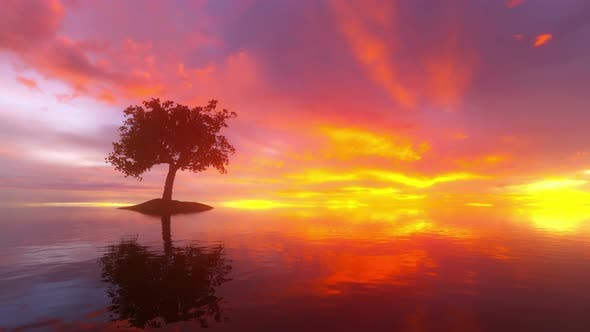
#> input picture Images/scene.jpg, 590 x 332 px
$ jupyter execute --allow-errors 'Image Processing Basics.ipynb'   (text cells are left out)
#> lines starting #> are read from the running program, lines starting #| are printed output that depends on the picture
[cell 1]
import cv2
import numpy as np
img=cv2.imread('../Images/scene.jpg')
#> img is the input picture: shape (332, 590, 3); mean B, G, R 82.2, 96.3, 174.4
cv2.imshow("Scenerio",img)
cv2.waitKey(0)
cv2.destroyAllWindows()
np.shape(img)
#> Out = (332, 590, 3)
# cv2.imwrite("filename.jpg",img) // For Saving Images in computers

[cell 2]
import cv2
img=cv2.imread('../Images/scene.jpg',0)
#> img: shape (332, 590); min 6, max 250, mean 118.1
cv2.imshow("Black",img)
cv2.waitKey()
cv2.destroyAllWindows()
# --------------------------------------------OR---------------------------------------------
import cv2
img=cv2.imread('../Images/scene.jpg')
gray_img=cv2.cvtColor(img,cv2.COLOR_BGR2GRAY)
cv2.imshow("Scenerio",gray_img)
cv2.waitKey(0)
cv2.destroyAllWindows()

[cell 3]
import cv2
import numpy as np
black_img=np.zeros((500,500,3),np.uint8)
cv2.line(black_img,(0,0),(500,500),(255,0,0),5)
cv2.rectangle(black_img,(100,100),(200,200),(0,255,0),5)
cv2.circle(black_img,(250,250),28,(0,0,255),-1)
cv2.putText(black_img,"Monish",(0,250),cv2.FONT_HERSHEY_COMPLEX,2,(255,255,255),5)
cv2.imshow("black",black_img)

cv2.waitKey()
cv2.destroyAllWindows()

[cell 4]
import cv2
import numpy as np
img=cv2.imread('../Images/scene.jpg')
height,width=np.shape(img)[:2]
#> height = 332; width = 590
Tx=height/4
#> Tx = 83
Ty=width/4
#> Ty = 147.5
T=np.float32([[1,0,Ty],[0,1,Tx]])
#> T = [[1, 0, 147.5], [0, 1, 83]]
final_img=cv2.warpAffine(img,T,(width,height))
cv2.imshow("translation",final_img)
cv2.waitKey()
cv2.destroyAllWindows()

[cell 5]
import cv2
import numpy as np
img=cv2.imread('../Images/scene.jpg')

height,width=np.shape(img)[:2]
print(height,width)
#| 332 590

rotated_img=cv2.getRotationMatrix2D((332,590),180,1)

new=cv2.transpose(img)
cv2.imshow("rotation",rotated_img)
cv2.waitKey()
cv2.destroyAllWindows()

[cell 6]
import cv2
import numpy as np
img=cv2.imread('../Images/scene.jpg')
scaled_img=cv2.resize(img,None,fx=0.75,fy=0.50,interpolation=cv2.INTER_LANCZOS4)
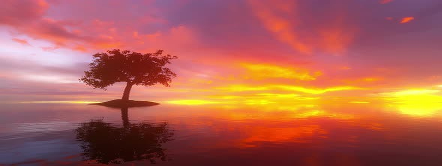
#> scaled_img: shape (166, 442, 3); mean B, G, R 82.1, 96.2, 174.2
cv2.imshow("scaled",scaled_img)
cv2.waitKey()
cv2.destroyAllWindows()

[cell 7]
import cv2
import numpy as np
img=cv2.imread('../Images/scene.jpg')
cropped_img=img[100:500,100:400]
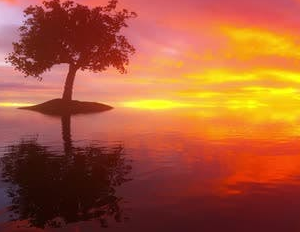
#> cropped_img: shape (232, 300, 3); mean B, G, R 53.5, 87.8, 169.9
cv2.imshow("scaled",cropped_img)
cv2.waitKey()
cv2.destroyAllWindows()

[cell 8]
import cv2
import numpy as np
img=cv2.imread('../Images/scene.jpg')
height,width=np.shape(img)[:2]
arr=np.ones(np.shape(img),dtype=np.uint8)*75
dark=cv2.add(arr,img)
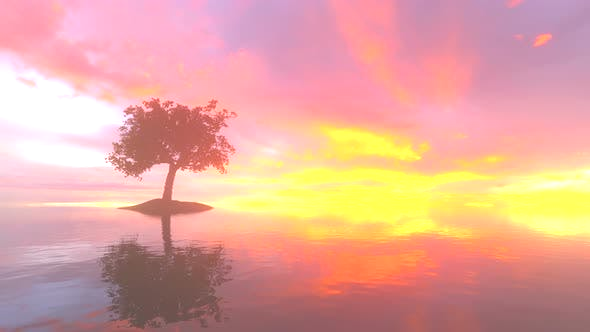
#> dark: shape (332, 590, 3); mean B, G, R 155.8, 168.3, 226.8
#> arr: shape (332, 590, 3); every value is 75
light=cv2.subtract(img,arr)
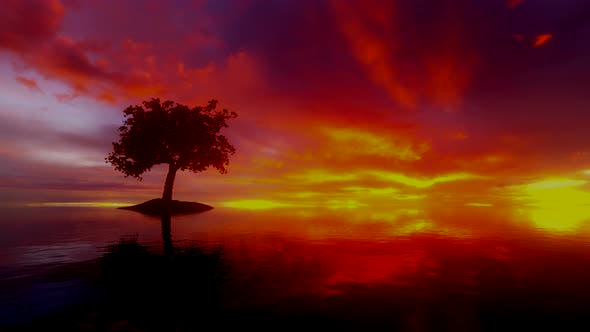
#> light: shape (332, 590, 3); mean B, G, R 24.5, 32.4, 100.6
cv2.imshow("dark",dark)
cv2.imshow("light",light)
cv2.waitKey()
cv2.destroyAllWindows()

[cell 9]
import cv2
import numpy as np
img1=cv2.imread('../Images/scene.jpg')
img2=cv2.imread('../Images/doraemon.jpg')
#> (the rest of this cell did not finish here and is left out)

[cell 10]
import cv2
import numpy as np
img1=cv2.imread('../Images/scene.jpg')
kernel=np.ones((7,7),dtype=np.float32)/49
blur1=cv2.filter2D(img,-1,kernel)
blur2=cv2.blur(img1,(5,5))
blur3=cv2.GaussianBlur(img1,(7,7),0)
blur4=cv2.medianBlur(img1,5)
blur5=cv2.fastNlMeansDenoisingColored(img1)
cv2.imshow("blur1",blur1)
cv2.imshow("blur2",blur2)
cv2.imshow("blur3",blur3)
cv2.imshow("blur4",blur4)
cv2.imshow("blur5",blur5)
cv2.waitKey()
cv2.destroyAllWindows()

[cell 11]
import cv2
import numpy as np
img1=cv2.imread('../Images/scene.jpg')
kernel=np.array([[-1,-1,-1],
                [-1,9,-1],
               [-1,-1,-1]])
sharpen=cv2.filter2D(img1,-1,kernel)
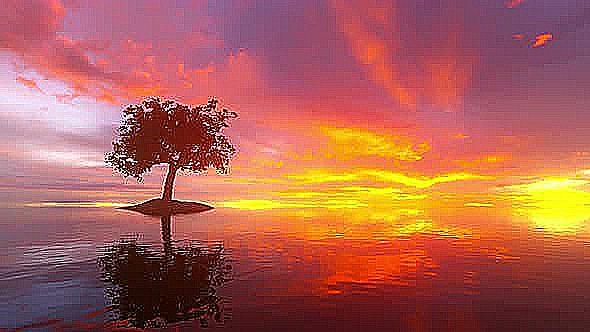
#> sharpen: shape (332, 590, 3); mean B, G, R 83.8, 97.1, 173.1
cv2.imshow("sharpen",sharpen)
cv2.waitKey()
cv2.destroyAllWindows()

[cell 12]
import cv2
import numpy as np
img=cv2.imread('../Images/doraemon.jpg',0)
threshed=cv2.threshold(img,170,255,cv2.THRESH_BINARY_INV)
ret,img_t=threshed
#> ret = 170
cv2.imshow("Thres",img_t)
cv2.waitKey()
cv2.destroyAllWindows()

[cell 13]
import cv2
import numpy as np
img=cv2.imread('../Images/doraemon.jpg',0)
#> (the rest of this cell did not finish here and is left out)

[cell 14]
import cv2
import numpy as np
import matplotlib.pyplot as plt
img=cv2.imread('../Images/blackandwhite.jpg')
#> (the rest of this cell did not finish here and is left out)

[cell 15]
import cv2
img=cv2.imread('../Images/doraemon.jpg')
canny=cv2.Canny(img,20,140)
cv2.imshow("Original",img)
cv2.imshow("Canny",canny)
cv2.waitKey(0)
cv2.destroyAllWindows()

[cell 16]
import cv2
img=cv2.imread('../Images/scan.jpg')
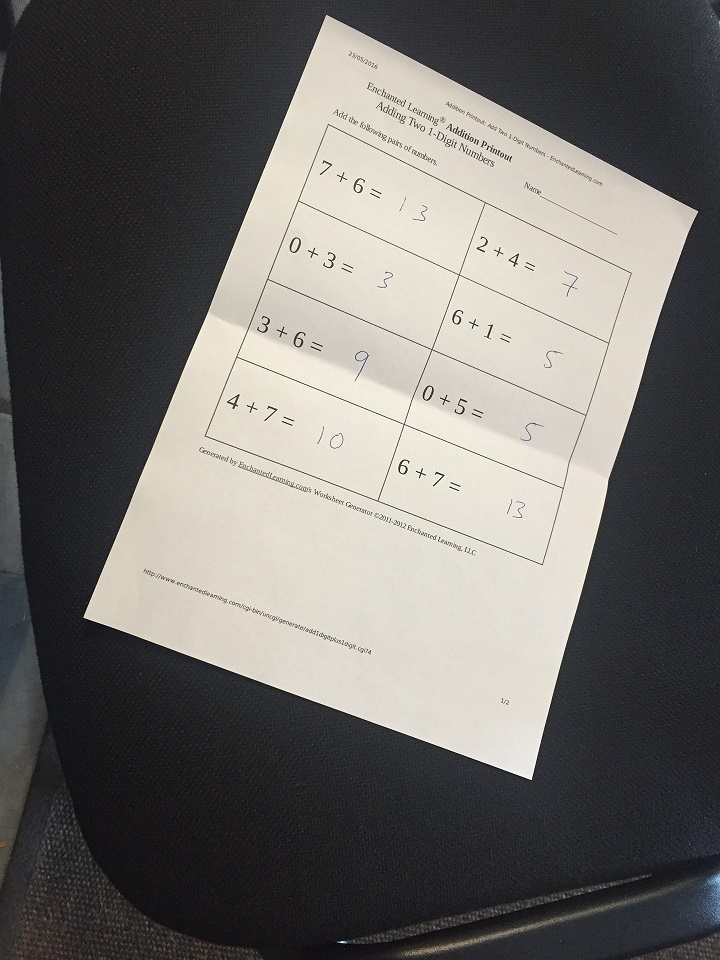
#> input picture Images/scan.jpg, 720 x 960 px
#> img is the input picture: shape (960, 720, 3); mean B, G, R 106.2, 109.5, 111.7
pointA=np.float32([[320,15],[700,215],[85,610],[530,780]])
pointB=np.float32([[0,0],[420,0],[0,594],[420,594]])
M=cv2.getPerspectiveTransform(pointA,pointB)
wrapped=cv2.warpPerspective(img,M,(420,594))
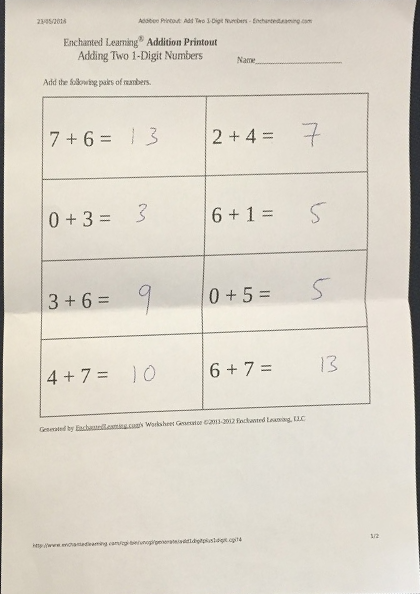
#> wrapped: shape (594, 420, 3); mean B, G, R 201, 212.6, 218.5
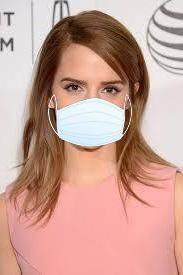
#> input picture augmented_image_306.jpg, 183 x 275 px, given in place of the camera
#> further down, frame is the input picture: shape (275, 183, 3); mean B, G, R 150.4, 161.1, 202.2
cv2.imshow("Non-Affine",img)
cv2.imshow("Affine",wrapped)
cv2.waitKey(0)
cv2.destroyAllWindows()

[cell 17]
import cv2
def sketch(frame):
    bwg=cv2.cvtColor(frame,cv2.COLOR_RGB2GRAY)
    bwg_blur=cv2.GaussianBlur(bwg,(5,5),0)
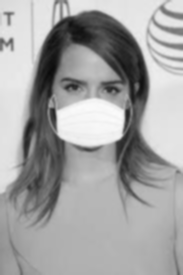
#> bwg_blur: shape (275, 183); min 11, max 251, mean 162.6
    canny=cv2.Canny(bwg_blur,20,60)
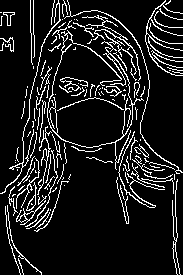
#> canny: shape (275, 183); 11.3% white in thin lines or dots
    ret,mask=cv2.threshold(canny,70,255,cv2.THRESH_BINARY)
    return mask
cap=cv2.VideoCapture(0)
while(True):
    ret,frame=cap.read()
    cv2.imshow("Sketched Video",sketch(frame))
    if(cv2.waitKey(1)==27):
#> (key Esc is pressed here)
        break
cap.release()
cv2.destroyAllWindows()
